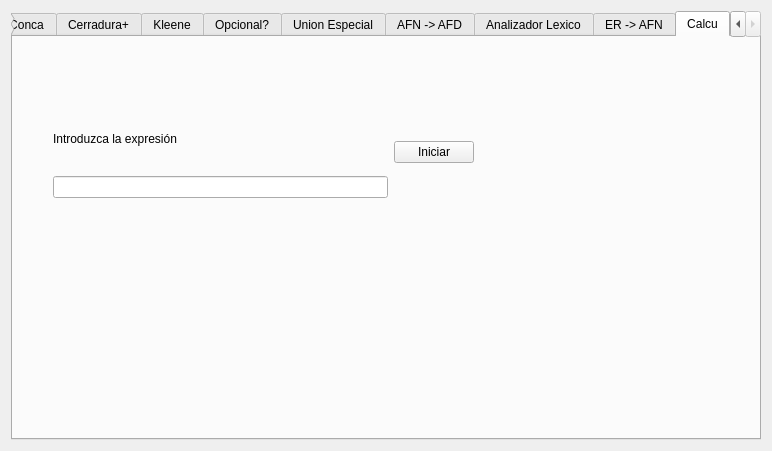
<?xml version="1.0" encoding="UTF-8"?>
<ui version="4.0">
 <class>Widget</class>
 <widget class="QWidget" name="Widget">
  <property name="geometry">
   <rect>
    <x>0</x>
    <y>0</y>
    <width>772</width>
    <height>451</height>
   </rect>
  </property>
  <property name="windowTitle">
   <string>Widget</string>
  </property>
  <layout class="QHBoxLayout" name="horizontalLayout">
   <item>
    <widget class="QTabWidget" name="tabWidget">
     <property name="currentIndex">
      <number>10</number>
     </property>
     <property name="usesScrollButtons">
      <bool>true</bool>
     </property>
     <property name="movable">
      <bool>true</bool>
     </property>
     <property name="tabBarAutoHide">
      <bool>false</bool>
     </property>
     <widget class="QWidget" name="tab">
      <attribute name="title">
       <string>Basico</string>
      </attribute>
      <widget class="QWidget" name="layoutWidget">
       <property name="geometry">
        <rect>
         <x>20</x>
         <y>70</y>
         <width>301</width>
         <height>91</height>
        </rect>
       </property>
       <layout class="QHBoxLayout" name="horizontalLayout_2">
        <item>
         <layout class="QVBoxLayout" name="verticalLayout">
          <item>
           <widget class="QLabel" name="label">
            <property name="text">
             <string>Introduce carácter</string>
            </property>
           </widget>
          </item>
          <item>
           <layout class="QHBoxLayout" name="horizontalLayout_3">
            <item>
             <widget class="QLineEdit" name="lineEdit_Simb"/>
            </item>
            <item>
             <widget class="QLineEdit" name="lineEdit_Simb2"/>
            </item>
           </layout>
          </item>
         </layout>
        </item>
        <item>
         <widget class="QPushButton" name="pushButton_CrearAFN">
          <property name="text">
           <string>Crear AFN</string>
          </property>
         </widget>
        </item>
       </layout>
      </widget>
     </widget>
     <widget class="QWidget" name="tab_2">
      <attribute name="title">
       <string>Union</string>
      </attribute>
      <widget class="QWidget" name="layoutWidget">
       <property name="geometry">
        <rect>
         <x>40</x>
         <y>120</y>
         <width>330</width>
         <height>70</height>
        </rect>
       </property>
       <layout class="QVBoxLayout" name="verticalLayout_2">
        <item>
         <widget class="QLabel" name="label_3">
          <property name="text">
           <string>Union de automatas</string>
          </property>
         </widget>
        </item>
        <item>
         <layout class="QHBoxLayout" name="horizontalLayout_5">
          <item>
           <layout class="QHBoxLayout" name="horizontalLayout_4">
            <item>
             <widget class="QComboBox" name="comboBox_AFNs"/>
            </item>
            <item>
             <widget class="QLabel" name="label_2">
              <property name="text">
               <string>Union:</string>
              </property>
             </widget>
            </item>
            <item>
             <widget class="QComboBox" name="comboBox_AFNs2"/>
            </item>
           </layout>
          </item>
          <item>
           <widget class="QPushButton" name="pushButton_Union">
            <property name="text">
             <string>Unir</string>
            </property>
           </widget>
          </item>
         </layout>
        </item>
       </layout>
      </widget>
     </widget>
     <widget class="QWidget" name="tab_3">
      <attribute name="title">
       <string>Conca</string>
      </attribute>
      <widget class="QWidget" name="layoutWidget">
       <property name="geometry">
        <rect>
         <x>40</x>
         <y>60</y>
         <width>405</width>
         <height>64</height>
        </rect>
       </property>
       <layout class="QVBoxLayout" name="verticalLayout_3">
        <item>
         <widget class="QLabel" name="label_4">
          <property name="text">
           <string>Concatenación de automatas</string>
          </property>
         </widget>
        </item>
        <item>
         <layout class="QHBoxLayout" name="horizontalLayout_6">
          <item>
           <widget class="QComboBox" name="comboBox_AFNs3"/>
          </item>
          <item>
           <widget class="QLabel" name="label_5">
            <property name="text">
             <string>Concatenar:</string>
            </property>
           </widget>
          </item>
          <item>
           <widget class="QComboBox" name="comboBox__AFNs4"/>
          </item>
          <item>
           <widget class="QPushButton" name="pushButton_Conca">
            <property name="text">
             <string>Concatenar</string>
            </property>
           </widget>
          </item>
         </layout>
        </item>
       </layout>
      </widget>
     </widget>
     <widget class="QWidget" name="tab_4">
      <attribute name="title">
       <string>Cerradura+</string>
      </attribute>
      <widget class="QWidget" name="layoutWidget">
       <property name="geometry">
        <rect>
         <x>70</x>
         <y>60</y>
         <width>260</width>
         <height>64</height>
        </rect>
       </property>
       <layout class="QVBoxLayout" name="verticalLayout_4">
        <item>
         <widget class="QLabel" name="label_6">
          <property name="text">
           <string>Cerradura +</string>
          </property>
         </widget>
        </item>
        <item>
         <layout class="QHBoxLayout" name="horizontalLayout_7">
          <item>
           <widget class="QComboBox" name="comboBox_AFNs5"/>
          </item>
          <item>
           <widget class="QPushButton" name="pushButton_CerrMAS">
            <property name="text">
             <string>Aplicar Cerradura+</string>
            </property>
           </widget>
          </item>
         </layout>
        </item>
       </layout>
      </widget>
     </widget>
     <widget class="QWidget" name="tab_5">
      <attribute name="title">
       <string>Kleene</string>
      </attribute>
      <widget class="QWidget" name="layoutWidget">
       <property name="geometry">
        <rect>
         <x>80</x>
         <y>60</y>
         <width>233</width>
         <height>64</height>
        </rect>
       </property>
       <layout class="QVBoxLayout" name="verticalLayout_5">
        <item>
         <widget class="QLabel" name="label_7">
          <property name="text">
           <string>Cerradura de Kleene</string>
          </property>
         </widget>
        </item>
        <item>
         <layout class="QHBoxLayout" name="horizontalLayout_8">
          <item>
           <widget class="QComboBox" name="comboBox_AFNs6"/>
          </item>
          <item>
           <widget class="QPushButton" name="pushButton_Kleene">
            <property name="text">
             <string>Aplicar Kleene</string>
            </property>
           </widget>
          </item>
         </layout>
        </item>
       </layout>
      </widget>
     </widget>
     <widget class="QWidget" name="tab_6">
      <attribute name="title">
       <string>Opcional?</string>
      </attribute>
      <widget class="QWidget" name="layoutWidget">
       <property name="geometry">
        <rect>
         <x>60</x>
         <y>80</y>
         <width>252</width>
         <height>64</height>
        </rect>
       </property>
       <layout class="QVBoxLayout" name="verticalLayout_6">
        <item>
         <widget class="QLabel" name="label_8">
          <property name="text">
           <string>Opcional ?</string>
          </property>
         </widget>
        </item>
        <item>
         <layout class="QHBoxLayout" name="horizontalLayout_9">
          <item>
           <widget class="QComboBox" name="comboBox_AFNs7"/>
          </item>
          <item>
           <widget class="QPushButton" name="pushButton_Opcional">
            <property name="text">
             <string>Aplicar Opcional?</string>
            </property>
           </widget>
          </item>
         </layout>
        </item>
       </layout>
      </widget>
     </widget>
     <widget class="QWidget" name="tab_7">
      <attribute name="title">
       <string>Union Especial</string>
      </attribute>
      <widget class="QTableWidget" name="Table1">
       <property name="geometry">
        <rect>
         <x>20</x>
         <y>30</y>
         <width>651</width>
         <height>271</height>
        </rect>
       </property>
      </widget>
      <widget class="QPushButton" name="pushButton_UnirEsp">
       <property name="geometry">
        <rect>
         <x>30</x>
         <y>320</y>
         <width>151</width>
         <height>32</height>
        </rect>
       </property>
       <property name="text">
        <string>Aplicar Union Especial</string>
       </property>
      </widget>
     </widget>
     <widget class="QWidget" name="tab_8">
      <attribute name="title">
       <string>AFN -&gt; AFD</string>
      </attribute>
      <widget class="QWidget" name="layoutWidget">
       <property name="geometry">
        <rect>
         <x>20</x>
         <y>20</y>
         <width>711</width>
         <height>371</height>
        </rect>
       </property>
       <layout class="QGridLayout" name="gridLayout" columnstretch="7,20">
        <item row="0" column="1">
         <widget class="QTableWidget" name="Table2"/>
        </item>
        <item row="0" column="0">
         <widget class="QToolBox" name="toolBox">
          <property name="currentIndex">
           <number>1</number>
          </property>
          <widget class="QWidget" name="page">
           <property name="geometry">
            <rect>
             <x>0</x>
             <y>0</y>
             <width>100</width>
             <height>30</height>
            </rect>
           </property>
           <attribute name="label">
            <string>Convertir AFN a AFD</string>
           </attribute>
           <widget class="QPushButton" name="pushButton_ConvertirAFN">
            <property name="geometry">
             <rect>
              <x>10</x>
              <y>100</y>
              <width>71</width>
              <height>32</height>
             </rect>
            </property>
            <property name="text">
             <string>Convertir</string>
            </property>
           </widget>
           <widget class="QWidget" name="layoutWidget">
            <property name="geometry">
             <rect>
              <x>10</x>
              <y>30</y>
              <width>161</width>
              <height>61</height>
             </rect>
            </property>
            <layout class="QVBoxLayout" name="verticalLayout_7">
             <item>
              <widget class="QLabel" name="label_9">
               <property name="text">
                <string>Selecciona AFN</string>
               </property>
              </widget>
             </item>
             <item>
              <widget class="QComboBox" name="comboBox_AFNs8"/>
             </item>
            </layout>
           </widget>
          </widget>
          <widget class="QWidget" name="page_2">
           <property name="geometry">
            <rect>
             <x>0</x>
             <y>0</y>
             <width>181</width>
             <height>267</height>
            </rect>
           </property>
           <attribute name="label">
            <string>Archivo AFD</string>
           </attribute>
           <widget class="QWidget" name="layoutWidget">
            <property name="geometry">
             <rect>
              <x>10</x>
              <y>20</y>
              <width>153</width>
              <height>24</height>
             </rect>
            </property>
            <layout class="QHBoxLayout" name="horizontalLayout_11">
             <item>
              <widget class="QLabel" name="label_12">
               <property name="text">
                <string>Guardar AFD actual</string>
               </property>
              </widget>
             </item>
             <item>
              <widget class="QToolButton" name="toolButton_Guardar">
               <property name="text">
                <string>...</string>
               </property>
              </widget>
             </item>
            </layout>
           </widget>
           <widget class="QWidget" name="layoutWidget">
            <property name="geometry">
             <rect>
              <x>10</x>
              <y>80</y>
              <width>151</width>
              <height>24</height>
             </rect>
            </property>
            <layout class="QHBoxLayout" name="horizontalLayout_12">
             <item>
              <widget class="QLabel" name="label_13">
               <property name="text">
                <string>Cargar AFD</string>
               </property>
              </widget>
             </item>
             <item>
              <widget class="QToolButton" name="toolButton_CargaAFD">
               <property name="text">
                <string>...</string>
               </property>
              </widget>
             </item>
            </layout>
           </widget>
          </widget>
          <widget class="QWidget" name="page_4">
           <property name="geometry">
            <rect>
             <x>0</x>
             <y>0</y>
             <width>100</width>
             <height>30</height>
            </rect>
           </property>
           <attribute name="label">
            <string>AFD</string>
           </attribute>
           <widget class="QWidget" name="layoutWidget">
            <property name="geometry">
             <rect>
              <x>10</x>
              <y>30</y>
              <width>167</width>
              <height>64</height>
             </rect>
            </property>
            <layout class="QVBoxLayout" name="verticalLayout_8">
             <item>
              <widget class="QLabel" name="label_10">
               <property name="text">
                <string>Selecciona AFD para ver</string>
               </property>
              </widget>
             </item>
             <item>
              <layout class="QHBoxLayout" name="horizontalLayout_10">
               <item>
                <widget class="QComboBox" name="comboBox_AFDs1"/>
               </item>
               <item>
                <widget class="QPushButton" name="pushButton_verAFD">
                 <property name="text">
                  <string>Ver</string>
                 </property>
                </widget>
               </item>
              </layout>
             </item>
            </layout>
           </widget>
           <widget class="QWidget" name="layoutWidget">
            <property name="geometry">
             <rect>
              <x>10</x>
              <y>120</y>
              <width>161</width>
              <height>42</height>
             </rect>
            </property>
            <layout class="QVBoxLayout" name="verticalLayout_9">
             <item>
              <widget class="QLabel" name="label_11">
               <property name="text">
                <string>AFD actual: </string>
               </property>
              </widget>
             </item>
             <item>
              <widget class="QLabel" name="label_AFDactual">
               <property name="text">
                <string>none</string>
               </property>
              </widget>
             </item>
            </layout>
           </widget>
          </widget>
         </widget>
        </item>
       </layout>
      </widget>
     </widget>
     <widget class="QWidget" name="tab_9">
      <attribute name="title">
       <string>Analizador Lexico</string>
      </attribute>
      <widget class="QTableWidget" name="Table3">
       <property name="geometry">
        <rect>
         <x>20</x>
         <y>10</y>
         <width>321</width>
         <height>381</height>
        </rect>
       </property>
      </widget>
      <widget class="QWidget" name="">
       <property name="geometry">
        <rect>
         <x>420</x>
         <y>120</y>
         <width>171</width>
         <height>111</height>
        </rect>
       </property>
       <layout class="QVBoxLayout" name="verticalLayout_10">
        <item>
         <widget class="QLineEdit" name="lineEdit_Lexic"/>
        </item>
        <item>
         <widget class="QPushButton" name="pushButton_UsarLexic">
          <property name="text">
           <string>Usar Analizador</string>
          </property>
         </widget>
        </item>
       </layout>
      </widget>
     </widget>
     <widget class="QWidget" name="tab_10">
      <attribute name="title">
       <string>ER -&gt; AFN</string>
      </attribute>
      <widget class="QPushButton" name="pushButton_CreaER">
       <property name="geometry">
        <rect>
         <x>310</x>
         <y>80</y>
         <width>121</width>
         <height>32</height>
        </rect>
       </property>
       <property name="text">
        <string>Crear ER -&gt; AFN</string>
       </property>
      </widget>
      <widget class="QWidget" name="">
       <property name="geometry">
        <rect>
         <x>40</x>
         <y>40</y>
         <width>261</width>
         <height>71</height>
        </rect>
       </property>
       <layout class="QVBoxLayout" name="verticalLayout_11">
        <item>
         <widget class="QLabel" name="label_14">
          <property name="text">
           <string>Expresión Regular</string>
          </property>
         </widget>
        </item>
        <item>
         <widget class="QLineEdit" name="lineEdit_ERbox"/>
        </item>
       </layout>
      </widget>
     </widget>
     <widget class="QWidget" name="tab_11">
      <attribute name="title">
       <string>Calcu</string>
      </attribute>
      <widget class="QWidget" name="">
       <property name="geometry">
        <rect>
         <x>40</x>
         <y>70</y>
         <width>421</width>
         <height>91</height>
        </rect>
       </property>
       <layout class="QHBoxLayout" name="horizontalLayout_13">
        <item>
         <layout class="QVBoxLayout" name="verticalLayout_12">
          <item>
           <widget class="QLabel" name="label_15">
            <property name="text">
             <string>Introduzca la expresión</string>
            </property>
           </widget>
          </item>
          <item>
           <widget class="QLineEdit" name="lineEdit_Calcu"/>
          </item>
         </layout>
        </item>
        <item>
         <widget class="QPushButton" name="pushButton_IniciarEval">
          <property name="text">
           <string>Iniciar</string>
          </property>
         </widget>
        </item>
       </layout>
      </widget>
     </widget>
    </widget>
   </item>
  </layout>
 </widget>
 <resources/>
 <connections/>
</ui>
